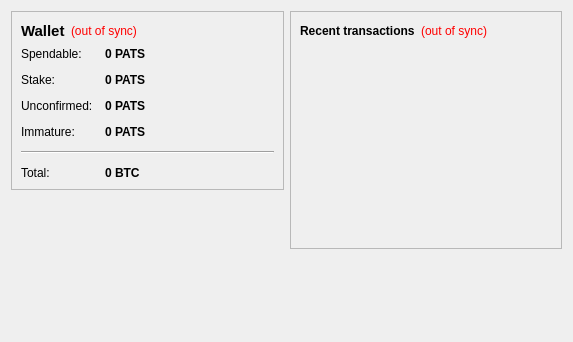
<?xml version="1.0" encoding="UTF-8"?>
<ui version="4.0">
 <class>OverviewPage</class>
 <widget class="QWidget" name="OverviewPage">
  <property name="geometry">
   <rect>
    <x>0</x>
    <y>0</y>
    <width>573</width>
    <height>342</height>
   </rect>
  </property>
  <property name="windowTitle">
   <string>Form</string>
  </property>
  <layout class="QHBoxLayout" name="horizontalLayout" stretch="1,1">
   <item>
    <layout class="QVBoxLayout" name="verticalLayout_2">
     <item>
      <widget class="QFrame" name="frame">
       <property name="frameShape">
        <enum>QFrame::StyledPanel</enum>
       </property>
       <property name="frameShadow">
        <enum>QFrame::Raised</enum>
       </property>
       <layout class="QVBoxLayout" name="verticalLayout_4">
        <item>
         <layout class="QHBoxLayout" name="horizontalLayout_4">
          <item>
           <widget class="QLabel" name="label_5">
            <property name="font">
             <font>
              <pointsize>11</pointsize>
              <weight>75</weight>
              <bold>true</bold>
             </font>
            </property>
            <property name="text">
             <string>Wallet</string>
            </property>
           </widget>
          </item>
          <item>
           <widget class="QLabel" name="labelWalletStatus">
            <property name="toolTip">
             <string>The displayed information may be out of date. Your wallet automatically synchronizes with the PatexShares network after a connection is established, but this process has not completed yet.</string>
            </property>
            <property name="styleSheet">
             <string notr="true">QLabel { color: red; }</string>
            </property>
            <property name="text">
             <string notr="true">(out of sync)</string>
            </property>
            <property name="alignment">
             <set>Qt::AlignLeading|Qt::AlignLeft|Qt::AlignVCenter</set>
            </property>
           </widget>
          </item>
          <item>
           <spacer name="horizontalSpacer_2">
            <property name="orientation">
             <enum>Qt::Horizontal</enum>
            </property>
            <property name="sizeHint" stdset="0">
             <size>
              <width>40</width>
              <height>20</height>
             </size>
            </property>
           </spacer>
          </item>
         </layout>
        </item>
        <item>
         <layout class="QFormLayout" name="formLayout_2">
          <property name="fieldGrowthPolicy">
           <enum>QFormLayout::AllNonFixedFieldsGrow</enum>
          </property>
          <property name="horizontalSpacing">
           <number>12</number>
          </property>
          <property name="verticalSpacing">
           <number>12</number>
          </property>
          <item row="0" column="0">
           <widget class="QLabel" name="label">
            <property name="text">
             <string>Spendable:</string>
            </property>
           </widget>
          </item>
          <item row="0" column="1">
           <widget class="QLabel" name="labelBalance">
            <property name="font">
             <font>
              <weight>75</weight>
              <bold>true</bold>
             </font>
            </property>
            <property name="cursor">
             <cursorShape>IBeamCursor</cursorShape>
            </property>
            <property name="toolTip">
             <string>Your current spendable balance</string>
            </property>
            <property name="text">
             <string notr="true">0 PATS</string>
            </property>
            <property name="textInteractionFlags">
             <set>Qt::LinksAccessibleByMouse|Qt::TextSelectableByKeyboard|Qt::TextSelectableByMouse</set>
            </property>
           </widget>
          </item>
          <item row="1" column="0">
           <widget class="QLabel" name="label_6">
            <property name="text">
             <string>Stake:</string>
            </property>
           </widget>
          </item>
          <item row="1" column="1">
           <widget class="QLabel" name="labelStake">
            <property name="font">
             <font>
              <weight>75</weight>
              <bold>true</bold>
             </font>
            </property>
            <property name="cursor">
             <cursorShape>IBeamCursor</cursorShape>
            </property>
            <property name="toolTip">
             <string>Total of coins that was staked, and do not yet count toward the current balance</string>
            </property>
            <property name="text">
             <string notr="true">0 PATS</string>
            </property>
            <property name="textInteractionFlags">
             <set>Qt::LinksAccessibleByMouse|Qt::TextSelectableByKeyboard|Qt::TextSelectableByMouse</set>
            </property>
           </widget>
          </item>
          <item row="2" column="0">
           <widget class="QLabel" name="label_3">
            <property name="text">
             <string>Unconfirmed:</string>
            </property>
           </widget>
          </item>
          <item row="2" column="1">
           <widget class="QLabel" name="labelUnconfirmed">
            <property name="font">
             <font>
              <weight>75</weight>
              <bold>true</bold>
             </font>
            </property>
            <property name="cursor">
             <cursorShape>IBeamCursor</cursorShape>
            </property>
            <property name="toolTip">
             <string>Total of transactions that have yet to be confirmed, and do not yet count toward the current balance</string>
            </property>
            <property name="text">
             <string notr="true">0 PATS</string>
            </property>
            <property name="textInteractionFlags">
             <set>Qt::LinksAccessibleByMouse|Qt::TextSelectableByKeyboard|Qt::TextSelectableByMouse</set>
            </property>
           </widget>
          </item>
          <item row="3" column="0">
           <widget class="QLabel" name="labelImmatureText">
            <property name="text">
             <string>Immature:</string>
            </property>
           </widget>
          </item>
          <item row="3" column="1">
           <widget class="QLabel" name="labelImmature">
            <property name="font">
             <font>
              <weight>75</weight>
              <bold>true</bold>
             </font>
            </property>
            <property name="toolTip">
             <string>Mined balance that has not yet matured</string>
            </property>
            <property name="text">
             <string notr="true">0 PATS</string>
            </property>
            <property name="textInteractionFlags">
             <set>Qt::LinksAccessibleByMouse|Qt::TextSelectableByKeyboard|Qt::TextSelectableByMouse</set>
            </property>
           </widget>
          </item>
          <item row="4" column="0" colspan="2">
           <widget class="Line" name="line">
            <property name="orientation">
             <enum>Qt::Horizontal</enum>
            </property>
           </widget>
          </item>
          <item row="5" column="0">
           <widget class="QLabel" name="labelTotalText">
            <property name="text">
             <string>Total:</string>
            </property>
           </widget>
          </item>
          <item row="5" column="1">
           <widget class="QLabel" name="labelTotal">
            <property name="font">
             <font>
              <weight>75</weight>
              <bold>true</bold>
             </font>
            </property>
            <property name="cursor">
             <cursorShape>IBeamCursor</cursorShape>
            </property>
            <property name="toolTip">
             <string>Your current total balance</string>
            </property>
            <property name="text">
             <string notr="true">0 BTC</string>
            </property>
            <property name="textInteractionFlags">
             <set>Qt::LinksAccessibleByMouse|Qt::TextSelectableByKeyboard|Qt::TextSelectableByMouse</set>
            </property>
           </widget>
          </item>
         </layout>
        </item>
       </layout>
      </widget>
     </item>
     <item>
      <spacer name="verticalSpacer">
       <property name="orientation">
        <enum>Qt::Vertical</enum>
       </property>
       <property name="sizeHint" stdset="0">
        <size>
         <width>20</width>
         <height>40</height>
        </size>
       </property>
      </spacer>
     </item>
    </layout>
   </item>
   <item>
    <layout class="QVBoxLayout" name="verticalLayout_3">
     <item>
      <widget class="QFrame" name="frame_2">
       <property name="frameShape">
        <enum>QFrame::StyledPanel</enum>
       </property>
       <property name="frameShadow">
        <enum>QFrame::Raised</enum>
       </property>
       <layout class="QVBoxLayout" name="verticalLayout">
        <item>
         <layout class="QHBoxLayout" name="horizontalLayout_2">
          <item>
           <widget class="QLabel" name="label_4">
            <property name="text">
             <string>&lt;b&gt;Recent transactions&lt;/b&gt;</string>
            </property>
           </widget>
          </item>
          <item>
           <widget class="QLabel" name="labelTransactionsStatus">
            <property name="toolTip">
             <string>The displayed information may be out of date. Your wallet automatically synchronizes with the PatexShares network after a connection is established, but this process has not completed yet.</string>
            </property>
            <property name="styleSheet">
             <string notr="true">QLabel { color: red; }</string>
            </property>
            <property name="text">
             <string notr="true">(out of sync)</string>
            </property>
            <property name="alignment">
             <set>Qt::AlignRight|Qt::AlignTrailing|Qt::AlignVCenter</set>
            </property>
           </widget>
          </item>
          <item>
           <spacer name="horizontalSpacer">
            <property name="orientation">
             <enum>Qt::Horizontal</enum>
            </property>
            <property name="sizeHint" stdset="0">
             <size>
              <width>40</width>
              <height>20</height>
             </size>
            </property>
           </spacer>
          </item>
         </layout>
        </item>
        <item>
         <widget class="QListView" name="listTransactions">
          <property name="styleSheet">
           <string notr="true">QListView { background: transparent; }</string>
          </property>
          <property name="frameShape">
           <enum>QFrame::NoFrame</enum>
          </property>
          <property name="verticalScrollBarPolicy">
           <enum>Qt::ScrollBarAlwaysOff</enum>
          </property>
          <property name="horizontalScrollBarPolicy">
           <enum>Qt::ScrollBarAlwaysOff</enum>
          </property>
          <property name="selectionMode">
           <enum>QAbstractItemView::NoSelection</enum>
          </property>
         </widget>
        </item>
       </layout>
      </widget>
     </item>
     <item>
      <spacer name="verticalSpacer_2">
       <property name="orientation">
        <enum>Qt::Vertical</enum>
       </property>
       <property name="sizeHint" stdset="0">
        <size>
         <width>20</width>
         <height>40</height>
        </size>
       </property>
      </spacer>
     </item>
    </layout>
   </item>
  </layout>
 </widget>
 <resources/>
 <connections/>
</ui>
